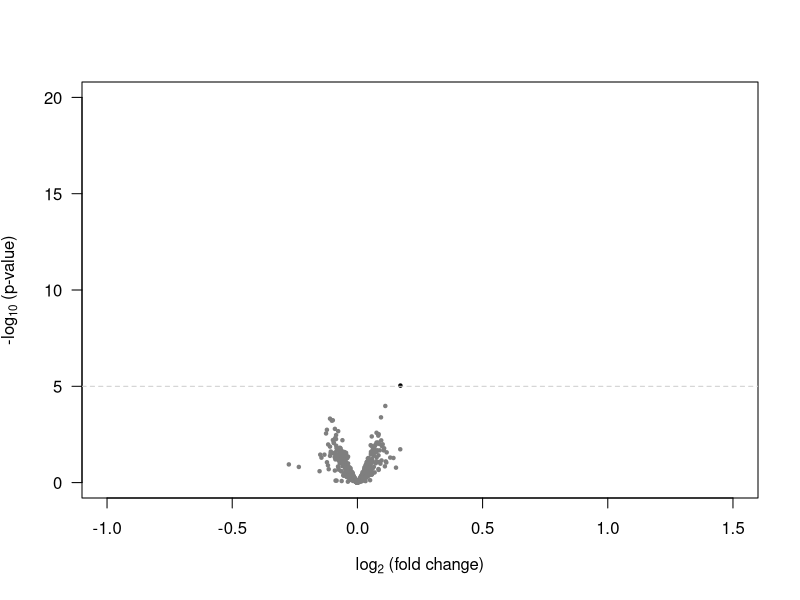
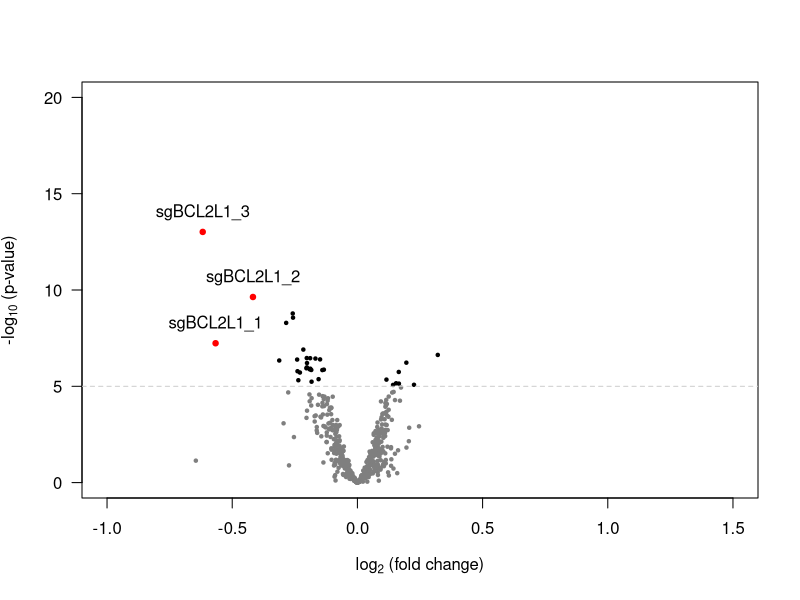
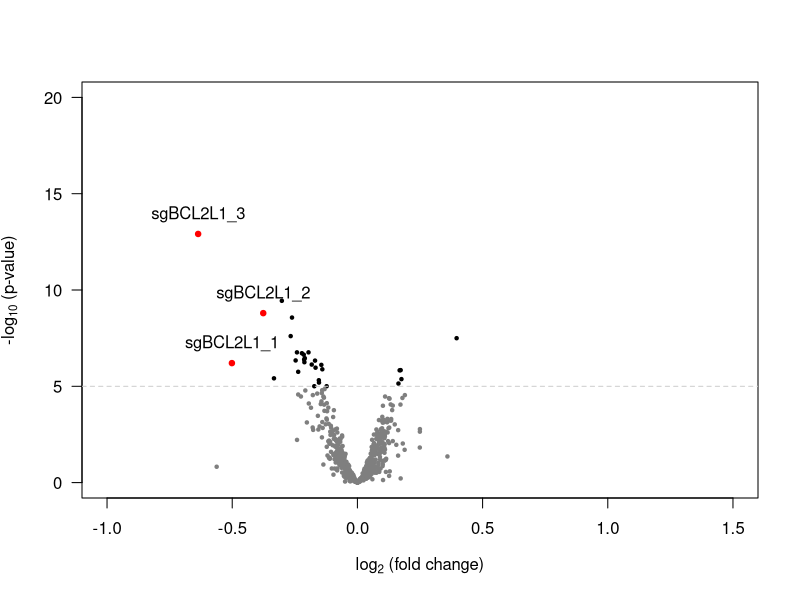
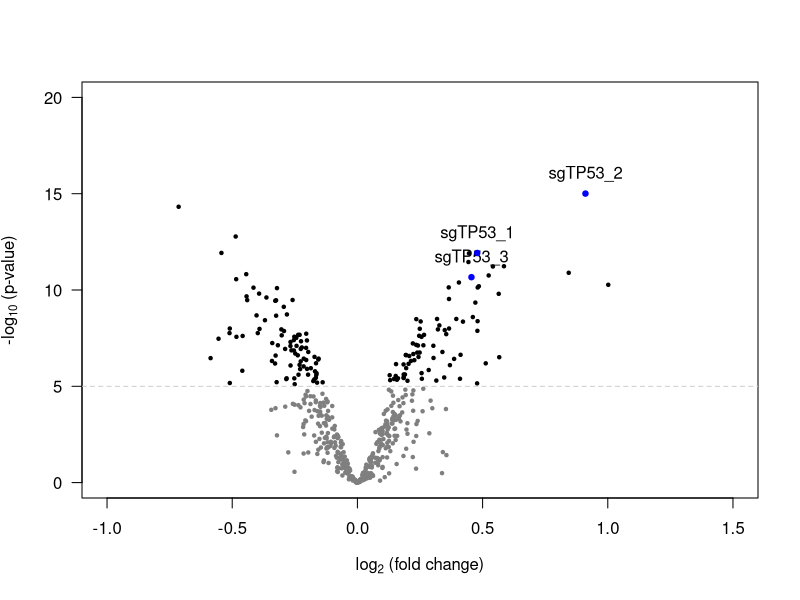
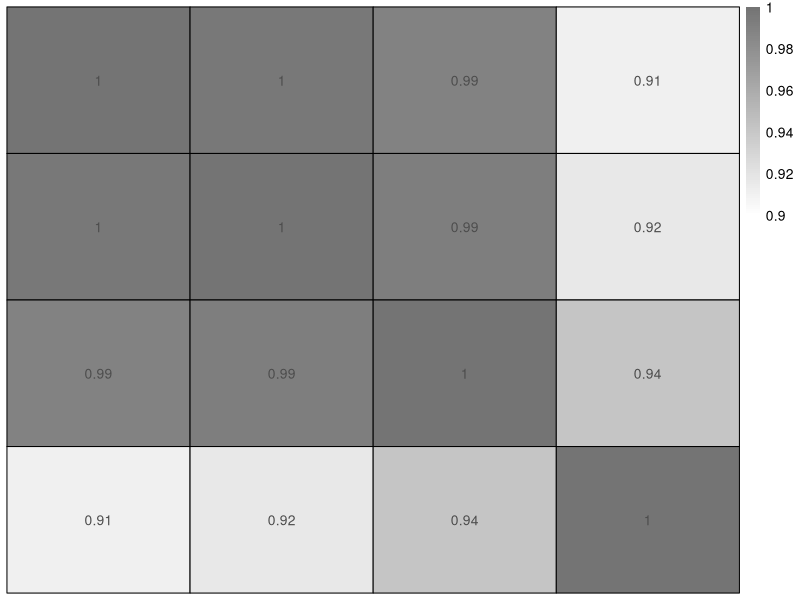
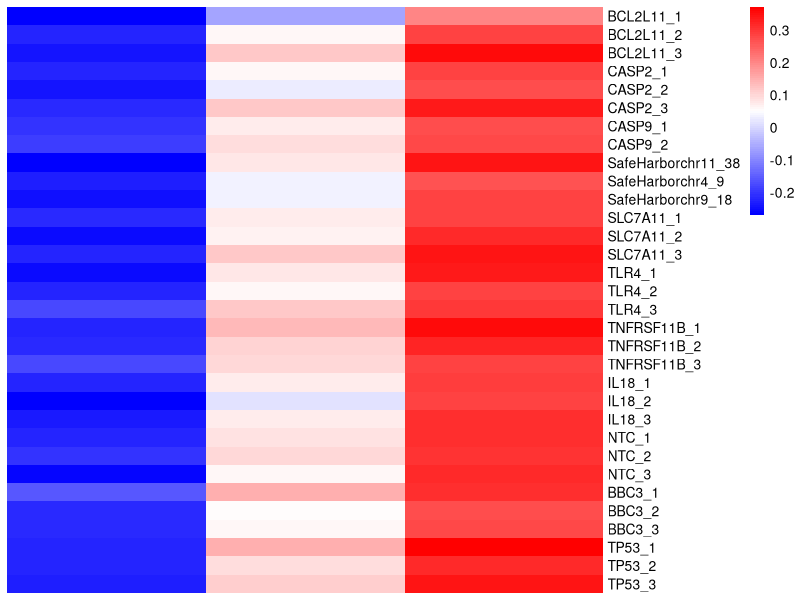
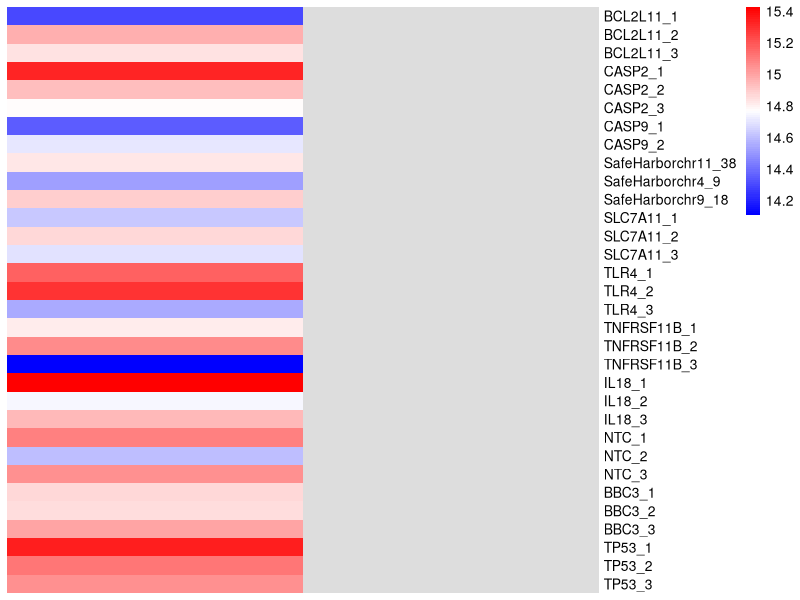

R code for these plots, in order:
## ---- chunk 1
knitr::opts_chunk$set(
  warning=F,
  message=F,
  fig.width=7, fig.height=7,
  echo=T
)
## ---- chunk 2
library(pheatmap)
## ---- chunk 3
print("fig-1b-here")
## ---- chunk 4
library(data.table)
library(openxlsx)
library(magrittr)
## ---- chunk 5
volcano.input = list(
  fread("internal-data/First_Large_pool_Day16_NoDox_July2018_vs_Day25_NoDox_July2018_All.txt"),
  fread("internal-data/First_Large_pool_Day16_NoDox_July2018_vs_Day25_PlusDox_July2018_All.txt"),
  fread("internal-data/First_Large_pool_Day25_NoDox_July2018_vs_Day25_PlusDox_July2018_All.txt"),
  fread("internal-data/First_Large_pool_Day25_PlusDox_July2018_vs_Day25_PlusGRAFT_All.txt")
)
## ---- chunk 6
# volcano.input = list(
#   fread("1c.1.txt"),
#   fread("1c.2.txt"),
#   fread("1c.3.txt"),
#   fread("1c.4.txt")
# )

for (j in 1:length(volcano.input)) {
  plot(-log10(PValue) ~ logFC, data=volcano.input[[j]], pch=20, cex=0.70,
    col=ifelse(volcano.input[[j]]$PValue <= 1e-5, "black", "grey50"),
    xlim=c(-1.0, +1.5), ylim=c(0, 20),
    xlab=expression("log"[2] * " (fold change)"), ylab=expression("-log"[10] * " (p-value)"),
    yaxt="n"
  )
  axis(side=2, at=seq(0, 20, by=5), las=2)
  abline(h=5.0, col="grey80", lty=2)
  if (j == 1) {
  }
  if (j == 2 | j == 3) {
    text.show = volcano.input[[j]][grep("^BCL2L1_", volcano.input[[j]]$sgRNA), ]
    text(x=text.show$logFC, y=-log10(text.show$PValue) + 1.0, labels=paste0("sg", text.show$sgRNA))
    points(text.show$logFC, -log10(text.show$PValue), pch=20, cex=1.10, col="red")
  }
  if (j == 4) {
    text.show = volcano.input[[j]][grep("^TP53_", volcano.input[[j]]$sgRNA), ]
    text(x=text.show$logFC, y=-log10(text.show$PValue) + 1.0, labels=paste0("sg", text.show$sgRNA))
    points(text.show$logFC, -log10(text.show$PValue), pch=20, cex=1.10, col="blue")
  }
}
## ---- chunk 7
correlation.input = cbind(
  c(36951, 39522, 53081, 31144, 34112, 39725, 32237, 33085, 58393, 37407, 37208, 33476, 50716, 35569, 36015, 42876, 53956, 43403, 30356, 24336, 39745, 42539, 41750, 43862, 37958, 43898, 38440, 34914, 34998, 31216, 40739, 35959),
  c(32302, 33600, 45448, 27019, 29319, 33994, 28845, 28476, 49964, 31083, 32011, 27701, 42399, 30426, 30178, 36697, 46241, 37071, 26287, 21439, 33387, 35474, 35225, 37625, 32300, 37593, 32507, 29883, 29088, 27514, 35037, 30480),
  c(39505, 42912, 55614, 32877, 35649, 42550, 35926, 34921, 61137, 39749, 40631, 34024, 53790, 38863, 37819, 45772, 57047, 45460, 32685, 26226, 40948, 44475, 42848, 45932, 39122, 48940, 41877, 38550, 33626, 34104, 44087, 38012),
  c(29708, 35816, 44707, 25086, 32981, 38075, 30307, 27999, 44428, 32989, 33348, 28845, 41031, 30768, 30894, 39775, 46344, 35767, 25921, 20947, 29414, 36372, 33206, 37898, 27571, 42330, 31745, 32132, 24182, 26432, 36729, 31750)
)

correlation.output = cor(correlation.input)
pheatmap(correlation.output, cluster_rows=F, cluster_cols=F, border_color="black",
  color=colorRampPalette(c("white", "grey45"))(100), breaks=seq(0.90, 1.00, length.out=100),
  display_numbers=round(correlation.output, 2), fontsize_number=10
)
## ---- chunk 8
heatmap.input = list(
  read.xlsx("internal-data/220929 small pool gRNA raw and processed figures.xlsx", sheet=1),
  read.xlsx("internal-data/220929 small pool gRNA raw and processed figures.xlsx", sheet=2),
  read.xlsx("internal-data/220929 small pool gRNA raw and processed figures.xlsx", sheet=3),
  read.xlsx("internal-data/220929 small pool gRNA raw and processed figures.xlsx", sheet=4),
  read.xlsx("internal-data/220929 small pool gRNA raw and processed figures.xlsx", sheet=5),
  read.xlsx("internal-data/220929 small pool gRNA raw and processed figures.xlsx", sheet=6)
)

heatmap.pre.left = Reduce(function(a, b) merge(a, b, by="NAME"), heatmap.input[1:4])
heatmap.left = data.frame(
  row.names=heatmap.pre.left[, 1],
  "D16.D25m"=heatmap.pre.left[, 9] / heatmap.pre.left[, 5],
  "D16.D25p"=heatmap.pre.left[, 12] / heatmap.pre.left[, 5],
  "D25m.D25p"=heatmap.pre.left[, 12] / heatmap.pre.left[, 9]
) %>% log2

heatmap.pre.right = Reduce(function(a, b) merge(a, b, by="NAME"), heatmap.input[5:6])
heatmap.right = data.frame(
  row.names=heatmap.pre.right[, 1],
  "Small.pool.1"=heatmap.pre.right[, 5],
  "Small.pool.2"=heatmap.pre.right[, 2]
) %>% log2
## ---- chunk 9
# heatmap.pre.left = fread("heatmap.pre.left.txt")
# heatmap.pre.right = fread("heatmap.pre.right.txt")

row.order = c(
  paste0("BCL2L11_", 1:3),
  paste0("CASP2_", 1:3),
  paste0("CASP9_", 1:2),
  "SafeHarborchr11_38", "SafeHarborchr4_9", "SafeHarborchr9_18",
  paste0("SLC7A11_", 1:3),
  paste0("TLR4_", 1:3),
  paste0("TNFRSF11B_", 1:3),
  paste0("IL18_", 1:3),
  paste0("NTC_", 1:3),
  paste0("BBC3_", 1:3),
  paste0("TP53_", 1:3)
)

heatmap.left = heatmap.left[!grepl("CASP9_3", heatmap.pre.left[, 1]), ]
rownames(heatmap.left)[grep("NonTargetingControl", rownames(heatmap.left))] = paste0("NTC_", 1:3)
heatmap.left = heatmap.left[row.order, ]

heatmap.right = heatmap.right[!grepl("CASP9_3", heatmap.pre.right[, 1]), ]
rownames(heatmap.right)[grep("NonTargetingControl", rownames(heatmap.right))] = paste0("NTC_", 1:3)
heatmap.right = heatmap.right[row.order, ]

# heatmap.input = cbind(
#   c(-0.0165782, -0.0047367, -0.0090594, -0.0036821, -0.0100582, -0.0015941, 0.00204447, 0.00535296, -0.0166796, -0.0063498, -0.0119492, -0.0014037, -0.0130518, -0.0040778, -0.0140498, -0.0039513, 0.00892923, -0.0038289, -0.0017354, 0.00869498, -0.0032629, -0.0185003, -0.0080443, -0.0038401, 0.00124816, -0.0151339, 0.01545386, -0.0020138, -0.0028616, -0.0035868, -0.0039058, -0.0067485),
#   c(-0.0437371, -0.0062643, 0.01081928, -0.0061276, -0.0151058, 0.01185327, -0.0028545, 0.00264918, 0, -0.0132574, -0.0134188, -0.0029211, -0.0051474, 0.01209403, -0.0008212, -0.0064227, 0.01205981, 0.01664639, 0.00793326, 0.00611238, -0.0021838, -0.019319, -0.0022611, 0.00200725, 0.00573075, -0.0070468, 0.02067808, -0.0072382, -0.006352, 0.02084439, 0.00346889, 0.00937137),
#   c(-0.0271589, -0.0015276, 0.0198787, -0.0024455, -0.0050476, 0.01344736, -0.004899, -0.0027038, 0.01667964, -0.0069076, -0.0014696, -0.0015174, 0.00790444, 0.0161718, 0.01322858, -0.0024714, 0.003130580, 0.02047526, 0.00966864, -0.0025826, 0.00107903, -0.0008187, 0.00578325, 0.00584734, 0.00448259, 0.00808715, 0.00522422, -0.0052244, -0.0034904, 0.02443118, 0.00737465, 0.01611988),
#   c(-0.0360795, 0.00646372, -0.0154228, 0.01124101, -0.0149436, 0.03837116, 0.00719857, -0.0171693, 0.03909726, -0.0439681, -0.0794048, 0.01455659, -0.0031395, 0.01606358, -0.0125673, -0.0420127, -0.0069415, 0.0378287, 0.02503672, 0.02967342, 0.00788701, 0.02511509, 0.00476449, 0.05886714, -0.0031584, 0.01336897, 0.08854081, 0.02170257, 0.04423226, 0.04736031, 0.07578284, 0.02732082),
#   c(-0.0778676, -0.0048161, 0.00719522, 0.00601926, -0.002289, -0.0182418, -0.0244228, 0, 0.00871386, -0.0557669, 0.00623524, 0.00109481, -0.0040742, -0.0173248, -0.0150332, -0.037252, -0.0080152, 0.01270147, 0.01299241, -0.0101972, 0.01642426, 0.01463421, 0.02069699, 0.0004051, 0.02621258, 0.00971823, 0.04225707, 0.03442039, 0.01336859, 0.080958, 0.08035364, 0.03470606)
# )

# pheatmap(heatmap.input[, 1:3], cluster_rows=F, cluster_cols=F, border_color=NA,
#   color=colorRampPalette(c("blue", "white", "red"))(100), breaks=seq(-0.30, +0.30, length.out=100)
# )
# pheatmap(heatmap.input[, 4:5], cluster_rows=F, cluster_cols=F, border_color=NA,
#   color=colorRampPalette(c("blue", "white", "red"))(100), breaks=seq(-0.30, +0.30, length.out=100)
# )

pheatmap(heatmap.left, cluster_rows=F, cluster_cols=F, border_color=NA,
  show_rownames=T, show_colnames=F,
  color=colorRampPalette(c("blue", "white", "red"))(100)# , breaks=seq(-0.30, +0.30, length.out=100)
)
pheatmap(heatmap.right, cluster_rows=F, cluster_cols=F, border_color=NA,
  show_rownames=T, show_colnames=F,
  color=colorRampPalette(c("blue", "white", "red"))(100)# , breaks=seq(-0.30, +0.30, length.out=100)
)
